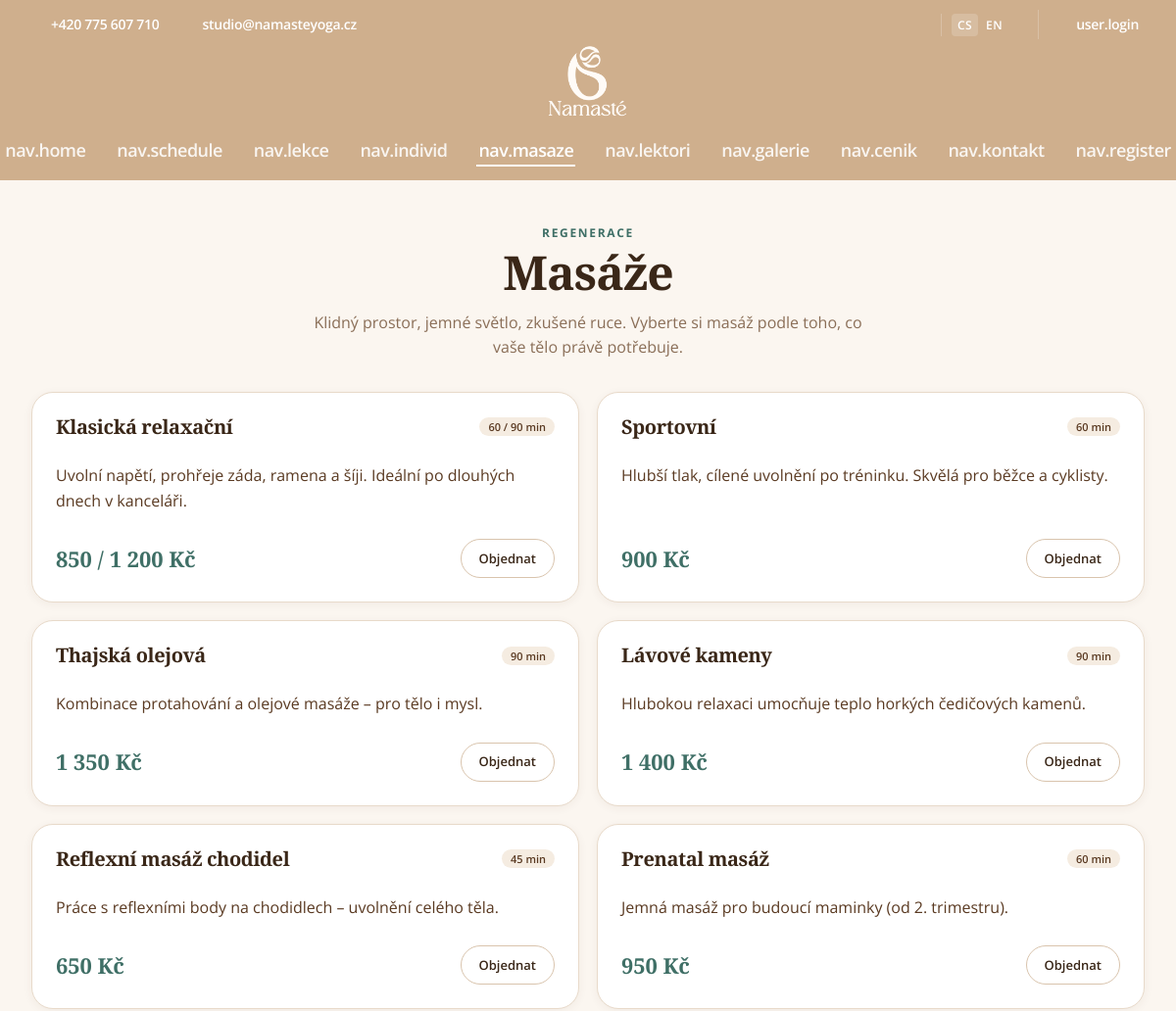
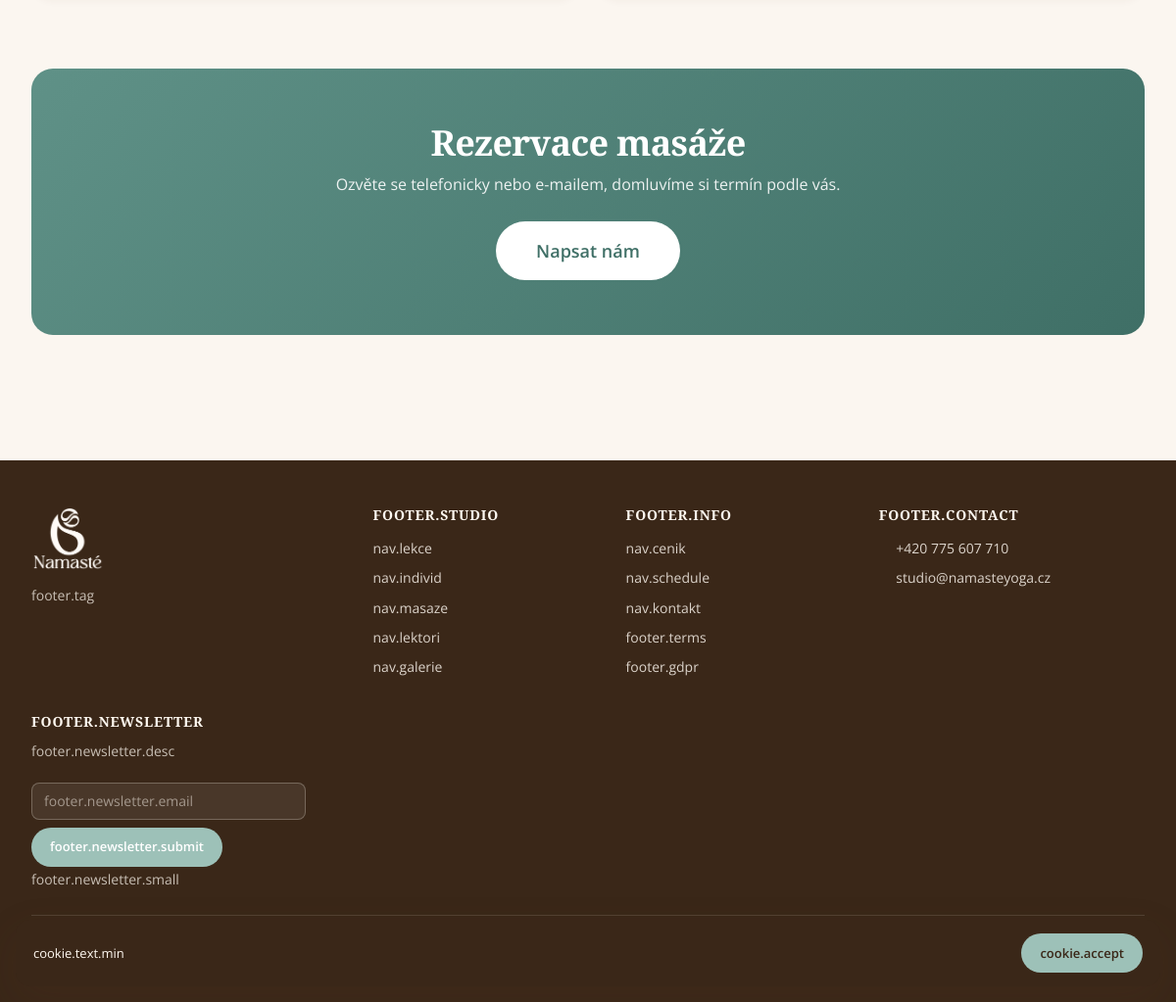
The app's page /masaze.php with its own data (2 pictures, top to bottom).
### tables this page shows
CREATE TABLE IF NOT EXISTS `ny_massages` (
  `id`          INT UNSIGNED NOT NULL AUTO_INCREMENT,
  `name`        VARCHAR(190) NOT NULL,
  `duration`    VARCHAR(60)  NOT NULL DEFAULT '',
  `price`       VARCHAR(60)  NOT NULL DEFAULT '',
  `description` TEXT NULL,
  `sort_order`  INT NOT NULL DEFAULT 100,
  `active`      TINYINT(1) NOT NULL DEFAULT 1,
  PRIMARY KEY (`id`)
);

### src/db.php (called while the page is built, shortened)
<?php
function ny_config(): array {
    static $cfg = null;
    if ($cfg === null) {
        $cfg = require __DIR__ . '/../config.php';
    }
    return $cfg;
}
function ny_db(): PDO {
    static $pdo = null;
    if ($pdo !== null) {
        return $pdo;
    }
    $c = ny_config()['db'];
    $dsn = sprintf(
        'mysql:host=%s;port=%d;dbname=%s;charset=%s',
        $c['host'], (int)$c['port'], $c['name'], $c['charset']
    );
    $pdo = new PDO($dsn, $c['user'], $c['pass'], [
        PDO::ATTR_ERRMODE            => PDO::ERRMODE_EXCEPTION,
        PDO::ATTR_DEFAULT_FETCH_MODE => PDO::FETCH_ASSOC,
        PDO::ATTR_EMULATE_PREPARES   => false,
    ]);
    return $pdo;
}
function ny_ensure_content_tables(): void {
    $pdo = ny_db();
    $pdo->exec(
        'CREATE TABLE IF NOT EXISTS ny_teachers (
            id          INT UNSIGNED NOT NULL AUTO_INCREMENT,
            name        VARCHAR(120) NOT NULL,
            role        VARCHAR(190) NOT NULL DEFAULT "",
            bio         TEXT NULL,
            photo       VARCHAR(190) NOT NULL DEFAULT "",
            sort_order  INT NOT NULL DEFAULT 100,
            active      TINYINT(1) NOT NULL DEFAULT 1,
            PRIMARY KEY (id)
         ) ENGINE=InnoDB DEFAULT CHARSET=utf8mb4 COLLATE=utf8mb4_unicode_ci'
    );
    $hasPhoto = (int)$pdo->query(
        "SELECT COUNT(*) FROM INFORMATION_SCHEMA.COLUMNS
          WHERE TABLE_SCHEMA = DATABASE()
            AND TABLE_NAME   = 'ny_teachers'
            AND COLUMN_NAME  = 'photo'"
    )->fetchColumn();
    if ($hasPhoto === 0) {
        $pdo->exec('ALTER TABLE ny_teachers ADD COLUMN photo VARCHAR(190) NOT NULL DEFAULT "" AFTER bio');
    }
    $hasAvatar = (int)$pdo->query(
        "SELECT COUNT(*) FROM INFORMATION_SCHEMA.COLUMNS
          WHERE TABLE_SCHEMA = DATABASE()
            AND TABLE_NAME   = 'ny_users'
            AND COLUMN_NAME  = 'avatar'"
    )->fetchColumn();
    if ($hasAvatar === 0) {
        $pdo->exec('ALTER TABLE ny_users ADD COLUMN avatar VARCHAR(190) NOT NULL DEFAULT "" AFTER phone');
    }
    $hasReminded = (int)$pdo->query(
        "SELECT COUNT(*) FROM INFORMATION_SCHEMA.COLUMNS
          WHERE TABLE_SCHEMA = DATABASE()
            AND TABLE_NAME   = 'ny_reservations'
            AND COLUMN_NAME  = 'reminded_at'"
    )->fetchColumn();
    $pdo->exec(
        'CREATE TABLE IF NOT EXISTS ny_massages (
            id          INT UNSIGNED NOT NULL AUTO_INCREMENT,
            name        VARCHAR(190) NOT NULL,
            duration    VARCHAR(60)  NOT NULL DEFAULT "",
            price       VARCHAR(60)  NOT NULL DEFAULT "",
            description TEXT NULL,
            sort_order  INT NOT NULL DEFAULT 100,
            active      TINYINT(1) NOT NULL DEFAULT 1,
            PRIMARY KEY (id)
         ) ENGINE=InnoDB DEFAULT CHARSET=utf8mb4 COLLATE=utf8mb4_unicode_ci'
    );
    $pdo->exec(
        'CREATE TABLE IF NOT EXISTS ny_categories (
            slug        VARCHAR(40)  NOT NULL,
            label       VARCHAR(120) NOT NULL,
            description TEXT NULL,
            sort_order  INT NOT NULL DEFAULT 100,
            active      TINYINT(1) NOT NULL DEFAULT 1,
            PRIMARY KEY (slug)
         ) ENGINE=InnoDB DEFAULT CHARSET=utf8mb4 COLLATE=utf8mb4_unicode_ci'
    );
    $pdo->exec(
        'CREATE TABLE IF NOT EXISTS ny_newsletter_subscribers (
            id           INT UNSIGNED NOT NULL AUTO_INCREMENT,
            email        VARCHAR(190) NOT NULL,
            name         VARCHAR(120) NOT NULL DEFAULT "",
            token        CHAR(32)     NOT NULL,
            confirmed_at DATETIME NULL,
            unsubscribed_at DATETIME NULL,
            source       VARCHAR(40)  NOT NULL DEFAULT "footer",
            created_at   DATETIME NOT NULL DEFAULT CURRENT_TIMESTAMP,
            PRIMARY KEY (id),
            UNIQUE KEY email (email),
            KEY token (token)
         ) ENGINE=InnoDB DEFAULT CHARSET=utf8mb4 COLLATE=utf8mb4_unicode_ci'
    );
    $pdo->exec(
        'CREATE TABLE IF NOT EXISTS ny_password_resets (
            id          INT UNSIGNED NOT NULL AUTO_INCREMENT,
            user_id     INT UNSIGNED NOT NULL,
            token_hash  CHAR(64)     NOT NULL,
            expires_at  DATETIME     NOT NULL,
            used_at     DATETIME NULL,
            created_at  DATETIME NOT NULL DEFAULT CURRENT_TIMESTAMP,
            PRIMARY KEY (id),
            UNIQUE KEY token_hash (token_hash),
            KEY user_id (user_id)
         ) ENGINE=InnoDB DEFAULT CHARSET=utf8mb4 COLLATE=utf8mb4_unicode_ci'
    );
    $pdo->exec(
        'CREATE TABLE IF NOT EXISTS ny_gallery (
            id          INT UNSIGNED NOT NULL AUTO_INCREMENT,
            section     VARCHAR(40)  NOT NULL DEFAULT "studio",
            title       VARCHAR(190) NOT NULL DEFAULT "",
            alt         VARCHAR(190) NOT NULL DEFAULT "",
            file        VARCHAR(190) NOT NULL,
            sort_order  INT NOT NULL DEFAULT 100,
            active      TINYINT(1) NOT NULL DEFAULT 1,
            created_at  DATETIME NOT NULL DEFAULT CURRENT_TIMESTAMP,
            PRIMARY KEY (id),
            KEY section (section, sort_order)
         ) ENGINE=InnoDB DEFAULT CHARSET=utf8mb4 COLLATE=utf8mb4_unicode_ci'
    );
    $c = (int)$pdo->query('SELECT COUNT(*) FROM ny_teachers')->fetchColumn();
    $c = (int)$pdo->query('SELECT COUNT(*) FROM ny_massages')->fetchColumn();
    $c = (int)$pdo->query('SELECT COUNT(*) FROM ny_categories')->fetchColumn();
}
function ny_massages_active(): array {
    ny_ensure_content_tables();
    return ny_db()->query('SELECT * FROM ny_massages WHERE active = 1 ORDER BY sort_order, name')->fetchAll();
}

### masaze.php (the view, shortened to what this page needs)
<?php
require __DIR__ . '/src/layout.php';
$massages = ny_massages_active();
?>
<section class="section-title-block">
    <div class="eyebrow">Regenerace</div>
    <h1 class="page-title">Masáže</h1>
    <p class="page-lead">
        Klidný prostor, jemné světlo, zkušené ruce. Vyberte si masáž podle toho, co vaše tělo právě potřebuje.
    </p>
</section>
<?php if (!$massages): ?>
    <p class="hint">Nabídka masáží se aktualizuje.</p>
<?php else: ?>
<div class="massage-grid">
    <?php foreach ($massages as $m): ?>
        <article class="massage-card">
            <div class="massage-head">
                <h3><?= e((string)$m['name']) ?></h3>
                <?php if (!empty($m['duration'])): ?>
                    <span class="badge"><?= e((string)$m['duration']) ?></span>
                <?php endif; ?>
            </div>
            <?php if (!empty($m['description'])): ?>
                <p><?= e((string)$m['description']) ?></p>
            <?php endif; ?>
            <div class="massage-foot">
                <div class="price-amount price-sm"><?= e((string)$m['price']) ?></div>
                <a class="btn btn-secondary btn-sm" href="kontakt.php">Objednat</a>
            </div>
        </article>
    <?php endforeach; ?>
</div>
<?php endif; ?>
<section class="cta-band">
    <div class="cta-inner">
        <h2>Rezervace masáže</h2>
        <p>Ozvěte se telefonicky nebo e-mailem, domluvíme si termín podle vás.</p>
        <a class="btn btn-primary btn-lg" href="kontakt.php">Napsat nám</a>
    </div>
</section>

### records on screen
ny_massages: name "Klasická relaxační", duration "60 / 90 min", description "Uvolní napětí, prohřeje záda, ramena a šíji. Ideální po dlouhých dnech v kanceláři.", price "850 / 1 200 Kč"
ny_massages: name "Sportovní", duration "60 min", description "Hlubší tlak, cílené uvolnění po tréninku. Skvělá pro běžce a cyklisty.", price "900 Kč"
ny_massages: name "Thajská olejová", duration "90 min", description "Kombinace protahování a olejové masáže – pro tělo i mysl.", price "1 350 Kč"
ny_massages: name "Lávové kameny", duration "90 min", description "Hlubokou relaxaci umocňuje teplo horkých čedičových kamenů.", price "1 400 Kč"
ny_massages: name "Reflexní masáž chodidel", duration "45 min", description "Práce s reflexními body na chodidlech – uvolnění celého těla.", price "650 Kč"
ny_massages: name "Prenatal masáž", duration "60 min", description "Jemná masáž pro budoucí maminky (od 2. trimestru).", price "950 Kč"

### other values on screen
$phone "+420 775 607 710"
$lc "CS"
$lc "EN"
t('user.login') "user.login"
t('nav.home') "nav.home"
t('nav.schedule') "nav.schedule"
t('nav.lekce') "nav.lekce"
t('nav.individ') "nav.individ"
t('nav.masaze') "nav.masaze"
t('nav.lektori') "nav.lektori"
t('nav.galerie') "nav.galerie"
t('nav.cenik') "nav.cenik"
t('nav.kontakt') "nav.kontakt"
t('nav.register') "nav.register"
t('footer.tag') "footer.tag"
